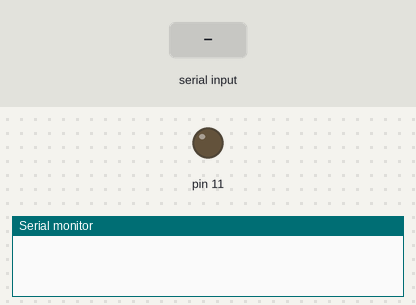
A sketch run on a simulated Arduino Uno, built with avr-gcc and run on an emulated ATmega328P. Shown: output pins drawn as LEDs (lit = HIGH), the last lines printed to the serial monitor. The inputs (shaded band) are chosen by the test bench.

Above: at 1.2 s.
1.3 s: "A" received over Serial
At 2.5 s:
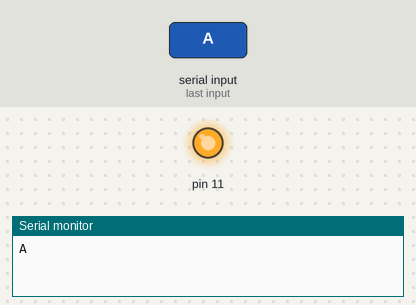
2.8 s: "C" received over Serial
At 3.1 s:
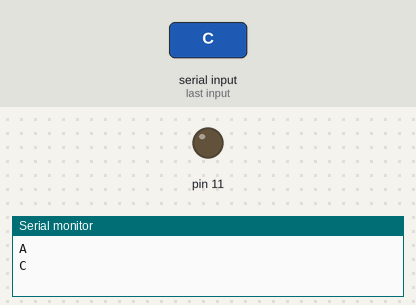
Timing chart, 0 to 5.8 s (numbered marks = the images above; inputs shaded):
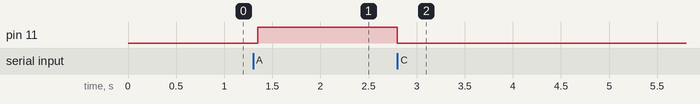

Measured:
- after the input at 1.3 s, pin 11: LOW → HIGH after 0.05 s
- after the input at 2.8 s, pin 11: HIGH → LOW at once

The sketch:

bluetooth_led.ino
```cpp
 void setup() {
  // put your setup code here, to run once:
  Serial.begin(9600);
  pinMode(11,OUTPUT);

}

void loop() {
  // put your main code here, to run repeatedly:
if(Serial.available()>0){
  char data= Serial.read();
  switch(data){
    case 'A': digitalWrite(11,HIGH); break;
    case 'C': digitalWrite(11, LOW); break;
    default : break;
    }
    Serial.println(data);
  }
  delay(50);

}
```
